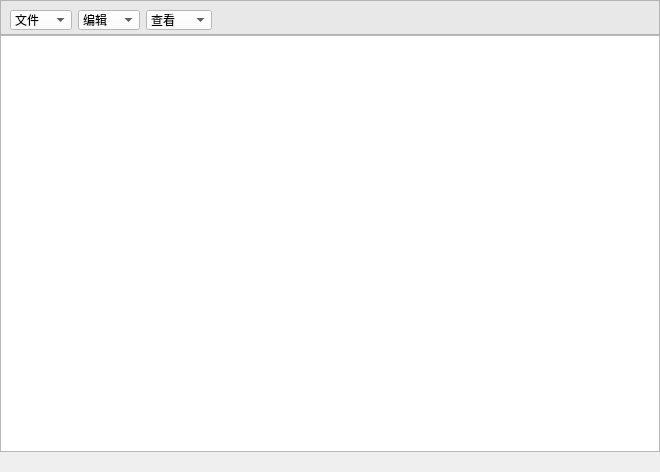
<?xml version="1.0" encoding="UTF-8"?>
<ui version="4.0">
 <class>Widget</class>
 <widget class="QWidget" name="Widget">
  <property name="enabled">
   <bool>true</bool>
  </property>
  <property name="geometry">
   <rect>
    <x>0</x>
    <y>0</y>
    <width>660</width>
    <height>472</height>
   </rect>
  </property>
  <property name="sizePolicy">
   <sizepolicy hsizetype="Preferred" vsizetype="Preferred">
    <horstretch>0</horstretch>
    <verstretch>0</verstretch>
   </sizepolicy>
  </property>
  <property name="minimumSize">
   <size>
    <width>0</width>
    <height>0</height>
   </size>
  </property>
  <property name="windowTitle">
   <string>Computer Association Txt</string>
  </property>
  <property name="windowIcon">
   <iconset resource="res.qrc">
    <normaloff>:/res/Computer Association.ico</normaloff>:/res/Computer Association.ico</iconset>
  </property>
  <layout class="QVBoxLayout" name="verticalLayout">
   <property name="spacing">
    <number>0</number>
   </property>
   <property name="leftMargin">
    <number>0</number>
   </property>
   <property name="topMargin">
    <number>0</number>
   </property>
   <property name="rightMargin">
    <number>0</number>
   </property>
   <property name="bottomMargin">
    <number>0</number>
   </property>
   <item>
    <widget class="QFrame" name="frame">
     <property name="minimumSize">
      <size>
       <width>0</width>
       <height>20</height>
      </size>
     </property>
     <property name="maximumSize">
      <size>
       <width>16777215</width>
       <height>35</height>
      </size>
     </property>
     <property name="styleSheet">
      <string notr="true">background:rgb(232, 232, 232)</string>
     </property>
     <property name="frameShape">
      <enum>QFrame::StyledPanel</enum>
     </property>
     <property name="frameShadow">
      <enum>QFrame::Raised</enum>
     </property>
     <layout class="QHBoxLayout" name="horizontalLayout_3">
      <item>
       <widget class="QComboBox" name="File">
        <property name="enabled">
         <bool>true</bool>
        </property>
        <property name="minimumSize">
         <size>
          <width>62</width>
          <height>20</height>
         </size>
        </property>
        <property name="styleSheet">
         <string notr="true">background:rgb(255, 255, 255)</string>
        </property>
        <item>
         <property name="text">
          <string>文件</string>
         </property>
        </item>
        <item>
         <property name="text">
          <string>打开</string>
         </property>
        </item>
        <item>
         <property name="text">
          <string>保存</string>
         </property>
        </item>
        <item>
         <property name="text">
          <string>关闭</string>
         </property>
        </item>
       </widget>
      </item>
      <item>
       <widget class="QComboBox" name="Look">
        <property name="minimumSize">
         <size>
          <width>62</width>
          <height>20</height>
         </size>
        </property>
        <property name="styleSheet">
         <string notr="true">background:rgb(255, 255, 255)</string>
        </property>
        <item>
         <property name="text">
          <string>编辑</string>
         </property>
        </item>
        <item>
         <property name="text">
          <string>设置</string>
         </property>
        </item>
       </widget>
      </item>
      <item>
       <widget class="QComboBox" name="Setting">
        <property name="minimumSize">
         <size>
          <width>62</width>
          <height>20</height>
         </size>
        </property>
        <property name="styleSheet">
         <string notr="true">background:rgb(255, 255, 255)</string>
        </property>
        <item>
         <property name="text">
          <string>查看</string>
         </property>
        </item>
        <item>
         <property name="text">
          <string>状态栏</string>
         </property>
        </item>
        <item>
         <property name="text">
          <string>字体</string>
         </property>
        </item>
        <item>
         <property name="text">
          <string/>
         </property>
        </item>
       </widget>
      </item>
      <item>
       <spacer name="horizontalSpacer">
        <property name="orientation">
         <enum>Qt::Horizontal</enum>
        </property>
        <property name="sizeHint" stdset="0">
         <size>
          <width>40</width>
          <height>20</height>
         </size>
        </property>
       </spacer>
      </item>
     </layout>
    </widget>
   </item>
   <item>
    <widget class="QTextEdit" name="textEdit"/>
   </item>
   <item>
    <widget class="QWidget" name="End" native="true">
     <property name="minimumSize">
      <size>
       <width>0</width>
       <height>20</height>
      </size>
     </property>
     <property name="autoFillBackground">
      <bool>true</bool>
     </property>
    </widget>
   </item>
  </layout>
 </widget>
 <resources>
  <include location="res.qrc"/>
 </resources>
 <connections/>
</ui>
